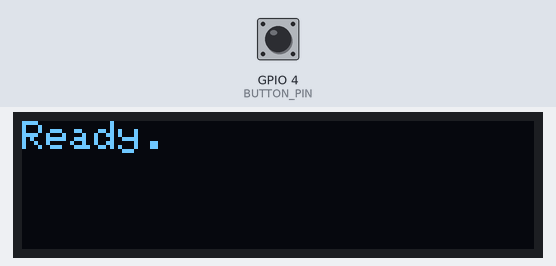
The sketch below on a simulated ESP32. Parts: 128×32 one-colour display. The test bench sets the inputs (shaded band); at power-on: GPIO 4 (BUTTON_PIN) HIGH. WiFi joins after 1.5 s; servers stay silent unless stated; I2S audio is not simulated (input reads silence); uploads are accepted with an empty reply; what the sketch prints to the serial monitor is not drawn.

Above: at 2.7 s.
2.8 s: GPIO 4 (BUTTON_PIN) pulled LOW for 0.15 s
At 3.08 s:
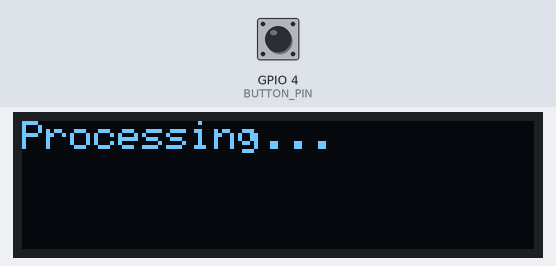
At 3.9 s:
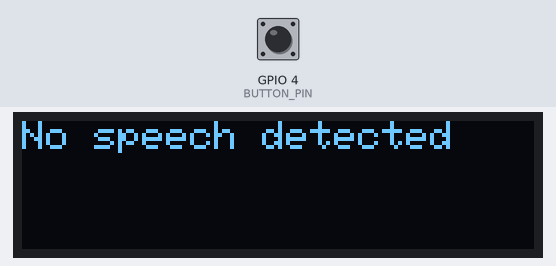
4.6 s: GPIO 4 (BUTTON_PIN) pulled LOW for 3.2 s
At 5.4 s:
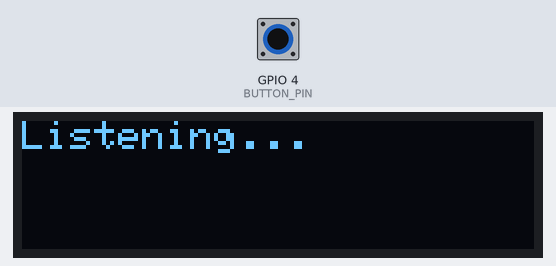
Timing chart, 0 to 7.6 s (numbered marks = the images above; inputs shaded):
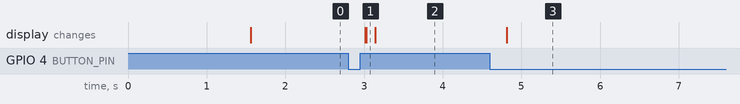

Measured:
- after the input at 2.8 s, the display: first changes after 0.21 s (image 1 shows a later state)
- after the input at 4.6 s, the display: changes after 0.21 s (image 3)

The sketch:

Voice_Recognition_Code.ino
```cpp
#include <WiFi.h>
#include <WiFiClientSecure.h>
#include <driver/i2s.h>
#include <Wire.h>
#include <Adafruit_GFX.h>
#include <Adafruit_SSD1306.h>

// ─── OLED Configuration ───────────────────────────
#define SCREEN_WIDTH  128
#define SCREEN_HEIGHT 32
Adafruit_SSD1306 display(SCREEN_WIDTH, SCREEN_HEIGHT, &Wire, -1);

// ─── WiFi + Wit.ai ────────────────────────────────
const char* ssid                 = "YOUR_WIFI_SSID";
const char* password             = "YOUR_WIFI_PASSWORD";
const char* service_access_token = "YOUR_NEW_TOKEN_HERE";

// ─── I2S Pins ─────────────────────────────────────
#define I2S_WS      25
#define I2S_SD      33
#define I2S_SCK     26
#define BUTTON_PIN  4
#define SAMPLE_RATE 16000
#define I2S_PORT    I2S_NUM_0

// ─── Buffers ──────────────────────────────────────
#define BUFFER_SIZE 1024
int16_t buffer[BUFFER_SIZE];    // 16-bit buffer for sending to Wit.ai
int32_t buffer32[BUFFER_SIZE];  // 32-bit buffer for reading raw from mic

// ─── Display Helper ───────────────────────────────
void updateDisplay(String message) {
  display.clearDisplay();
  display.setCursor(0, 0);
  display.println(message);
  display.display();
}

// ─── I2S Setup ────────────────────────────────────
void setupI2S() {
  i2s_config_t config = {
    .mode                 = (i2s_mode_t)(I2S_MODE_MASTER | I2S_MODE_RX),
    .sample_rate          = SAMPLE_RATE,
    .bits_per_sample      = I2S_BITS_PER_SAMPLE_32BIT,
    .channel_format       = I2S_CHANNEL_FMT_ONLY_RIGHT,
    .communication_format = I2S_COMM_FORMAT_STAND_I2S,
    .intr_alloc_flags     = 0,
    .dma_buf_count        = 16,
    .dma_buf_len          = 512,
    .use_apll             = false
  };
  i2s_pin_config_t pin_config = {
    .bck_io_num   = I2S_SCK,
    .ws_io_num    = I2S_WS,
    .data_out_num = -1,
    .data_in_num  = I2S_SD
  };
  i2s_driver_install(I2S_PORT, &config, 0, NULL);
  i2s_set_pin(I2S_PORT, &pin_config);
}

// ─── Send Audio to Wit.ai ─────────────────────────
void sendAudioToWit() {
  WiFiClientSecure client;
  client.setInsecure();
  client.setTimeout(30000);

  if (!client.connect("api.wit.ai", 443)) {
    Serial.println("Connection failed");
    updateDisplay("Conn Failed");
    return;
  }
  Serial.println("Connected to Wit.ai");

  String header = "POST /speech?v=20230215 HTTP/1.1\r\n"
                  "Host: api.wit.ai\r\n"
                  "Authorization: Bearer " + String(service_access_token) + "\r\n"
                  "Content-Type: audio/raw;encoding=signed-integer;bits=16;rate=16000;endian=little\r\n"
                  "Transfer-Encoding: chunked\r\n"
                  "Connection: close\r\n\r\n";
  client.print(header);
  updateDisplay("Listening...");
  Serial.println("Listening...");

  size_t bytes_read;
  while (digitalRead(BUTTON_PIN) == LOW) {
    // Read 32-bit raw samples from mic
    i2s_read(I2S_PORT, buffer32, sizeof(buffer32), &bytes_read, portMAX_DELAY);

    if (bytes_read > 0) {
      // Convert 32-bit samples to 16-bit
      int samples = bytes_read / 4;  // 4 bytes per 32-bit sample
      for (int i = 0; i < samples; i++) {
        buffer[i] = (int16_t)(buffer32[i] >> 16);  // fixed: was 11, now 16
      }

      // Send 16-bit data to Wit.ai
      size_t send_bytes = samples * 2;  // 2 bytes per 16-bit sample
      client.printf("%X\r\n", send_bytes);
      client.write((uint8_t*)buffer, send_bytes);
      client.print("\r\n");
      yield();
    }
  }
  Serial.println("Button released — sending to Wit.ai");

  client.print("0\r\n\r\n");
  updateDisplay("Processing...");

  // ─── Response Reading with Two-Stage Timeout ────
  String finalResult = "";
  unsigned long lastDataTime = millis();
  bool responseStarted = false;

  while (client.connected() || client.available()) {
    unsigned long idleLimit = responseStarted ? 2000 : 10000;

    if (millis() - lastDataTime > idleLimit) {
      Serial.println("Timed out waiting for response");
      break;
    }

    if (client.available()) {
      lastDataTime = millis();
      responseStarted = true;
      String line = client.readStringUntil('\n');
      Serial.println("Response: " + line);

      int textIndex = line.indexOf("\"text\": \"");
      if (textIndex != -1) {
        int start = textIndex + 9;
        int end   = line.indexOf("\"", start);
        finalResult = line.substring(start, end);
        Serial.println("Extracted: " + finalResult);
      }
    }
    delay(1);
  }

  client.stop();
  if (finalResult != "") {
    updateDisplay(finalResult);
    Serial.println("Final: " + finalResult);
  } else {
    updateDisplay("No speech detected");
    Serial.println("No speech detected");
  }
}

// ─── Setup ────────────────────────────────────────
void setup() {
  Serial.begin(115200);
  pinMode(BUTTON_PIN, INPUT_PULLUP);

  if (!display.begin(SSD1306_SWITCHCAPVCC, 0x3C)) {
    Serial.println(F("SSD1306 allocation failed"));
    for (;;);
  }
  display.clearDisplay();
  display.setTextSize(1);
  display.setTextColor(WHITE);

  updateDisplay("Connecting...");
  WiFi.begin(ssid, password);
  while (WiFi.status() != WL_CONNECTED) { delay(500); }
  Serial.println("WiFi connected: " + WiFi.localIP().toString());

  setupI2S();
  updateDisplay("Ready.");
  Serial.println("Ready");
}

// ─── Loop ─────────────────────────────────────────
void loop() {
  if (digitalRead(BUTTON_PIN) == LOW) {
    Serial.println("Button pressed");
    sendAudioToWit();
    while (digitalRead(BUTTON_PIN) == LOW) delay(10);
    delay(200);
  }
}
```
